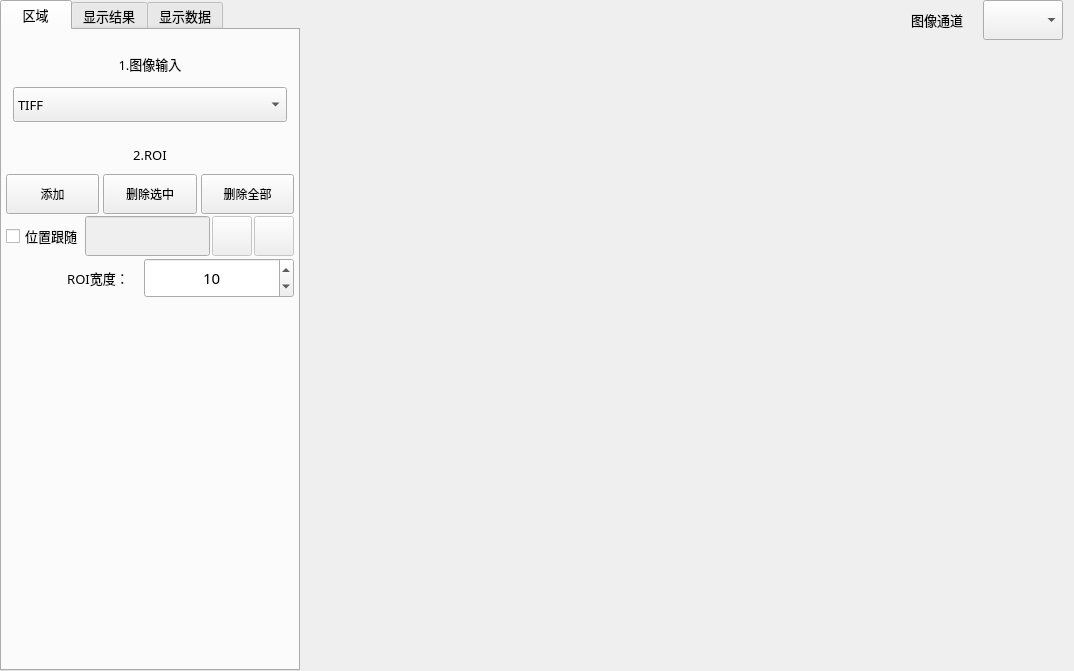
<?xml version="1.0" encoding="UTF-8"?>
<ui version="4.0">
 <class>frmMeasureLineClass</class>
 <widget class="QWidget" name="frmMeasureLineClass">
  <property name="geometry">
   <rect>
    <x>0</x>
    <y>0</y>
    <width>1074</width>
    <height>671</height>
   </rect>
  </property>
  <property name="sizePolicy">
   <sizepolicy hsizetype="Preferred" vsizetype="Preferred">
    <horstretch>0</horstretch>
    <verstretch>0</verstretch>
   </sizepolicy>
  </property>
  <property name="minimumSize">
   <size>
    <width>500</width>
    <height>270</height>
   </size>
  </property>
  <property name="maximumSize">
   <size>
    <width>16777215</width>
    <height>16777215</height>
   </size>
  </property>
  <property name="windowTitle">
   <string>直线测量</string>
  </property>
  <layout class="QVBoxLayout" name="verticalLayout_2">
   <property name="spacing">
    <number>0</number>
   </property>
   <property name="leftMargin">
    <number>0</number>
   </property>
   <property name="topMargin">
    <number>0</number>
   </property>
   <property name="rightMargin">
    <number>0</number>
   </property>
   <property name="bottomMargin">
    <number>0</number>
   </property>
   <item>
    <layout class="QHBoxLayout" name="horizontalLayout" stretch="1,3">
     <property name="spacing">
      <number>0</number>
     </property>
     <item>
      <widget class="QTabWidget" name="tabWidget">
       <property name="sizePolicy">
        <sizepolicy hsizetype="Preferred" vsizetype="Preferred">
         <horstretch>0</horstretch>
         <verstretch>0</verstretch>
        </sizepolicy>
       </property>
       <property name="minimumSize">
        <size>
         <width>300</width>
         <height>550</height>
        </size>
       </property>
       <property name="maximumSize">
        <size>
         <width>16777215</width>
         <height>16777215</height>
        </size>
       </property>
       <property name="font">
        <font>
         <family>微软雅黑</family>
         <pointsize>10</pointsize>
        </font>
       </property>
       <property name="currentIndex">
        <number>0</number>
       </property>
       <property name="movable">
        <bool>false</bool>
       </property>
       <widget class="QWidget" name="ROITab">
        <attribute name="title">
         <string>   区域   </string>
        </attribute>
        <layout class="QVBoxLayout" name="verticalLayout_3" stretch="0,0,1">
         <property name="spacing">
          <number>0</number>
         </property>
         <property name="leftMargin">
          <number>0</number>
         </property>
         <property name="topMargin">
          <number>5</number>
         </property>
         <property name="rightMargin">
          <number>0</number>
         </property>
         <property name="bottomMargin">
          <number>0</number>
         </property>
         <item>
          <widget class="QWidget" name="groupImage_3" native="true">
           <property name="minimumSize">
            <size>
             <width>0</width>
             <height>60</height>
            </size>
           </property>
           <property name="maximumSize">
            <size>
             <width>16777215</width>
             <height>100</height>
            </size>
           </property>
           <property name="font">
            <font>
             <family>微软雅黑</family>
             <pointsize>10</pointsize>
            </font>
           </property>
           <layout class="QVBoxLayout" name="verticalLayout_4">
            <item>
             <widget class="QLabel" name="label_3">
              <property name="minimumSize">
               <size>
                <width>0</width>
                <height>35</height>
               </size>
              </property>
              <property name="text">
               <string>1.图像输入</string>
              </property>
              <property name="alignment">
               <set>Qt::AlignCenter</set>
              </property>
             </widget>
            </item>
            <item>
             <widget class="QComboBox" name="cbx_ImgInPut">
              <property name="minimumSize">
               <size>
                <width>0</width>
                <height>35</height>
               </size>
              </property>
              <property name="editable">
               <bool>false</bool>
              </property>
              <property name="currentIndex">
               <number>4</number>
              </property>
              <item>
               <property name="text">
                <string>JPG</string>
               </property>
              </item>
              <item>
               <property name="text">
                <string>JPEG</string>
               </property>
              </item>
              <item>
               <property name="text">
                <string>PNG</string>
               </property>
              </item>
              <item>
               <property name="text">
                <string>BMP</string>
               </property>
              </item>
              <item>
               <property name="text">
                <string>TIFF</string>
               </property>
              </item>
             </widget>
            </item>
           </layout>
          </widget>
         </item>
         <item>
          <widget class="QWidget" name="groupC4_4" native="true">
           <property name="minimumSize">
            <size>
             <width>0</width>
             <height>160</height>
            </size>
           </property>
           <property name="font">
            <font>
             <family>微软雅黑</family>
             <pointsize>10</pointsize>
            </font>
           </property>
           <layout class="QVBoxLayout" name="verticalLayout_6">
            <property name="spacing">
             <number>2</number>
            </property>
            <property name="leftMargin">
             <number>4</number>
            </property>
            <property name="topMargin">
             <number>4</number>
            </property>
            <property name="rightMargin">
             <number>4</number>
            </property>
            <property name="bottomMargin">
             <number>4</number>
            </property>
            <item>
             <widget class="QLabel" name="label_5">
              <property name="minimumSize">
               <size>
                <width>0</width>
                <height>35</height>
               </size>
              </property>
              <property name="text">
               <string>2.ROI</string>
              </property>
              <property name="alignment">
               <set>Qt::AlignCenter</set>
              </property>
             </widget>
            </item>
            <item>
             <layout class="QHBoxLayout" name="horizontalLayout_11">
              <property name="spacing">
               <number>4</number>
              </property>
              <item>
               <widget class="QPushButton" name="btnSetLine">
                <property name="sizePolicy">
                 <sizepolicy hsizetype="Preferred" vsizetype="Fixed">
                  <horstretch>0</horstretch>
                  <verstretch>0</verstretch>
                 </sizepolicy>
                </property>
                <property name="minimumSize">
                 <size>
                  <width>0</width>
                  <height>40</height>
                 </size>
                </property>
                <property name="font">
                 <font>
                  <family>微软雅黑</family>
                  <pointsize>9</pointsize>
                 </font>
                </property>
                <property name="text">
                 <string>添加</string>
                </property>
               </widget>
              </item>
              <item>
               <widget class="QPushButton" name="btnDeleteSelect">
                <property name="sizePolicy">
                 <sizepolicy hsizetype="Preferred" vsizetype="Fixed">
                  <horstretch>0</horstretch>
                  <verstretch>0</verstretch>
                 </sizepolicy>
                </property>
                <property name="minimumSize">
                 <size>
                  <width>0</width>
                  <height>40</height>
                 </size>
                </property>
                <property name="font">
                 <font>
                  <family>微软雅黑</family>
                  <pointsize>9</pointsize>
                 </font>
                </property>
                <property name="text">
                 <string>删除选中</string>
                </property>
               </widget>
              </item>
              <item>
               <widget class="QPushButton" name="btnClearLine">
                <property name="sizePolicy">
                 <sizepolicy hsizetype="Preferred" vsizetype="Fixed">
                  <horstretch>0</horstretch>
                  <verstretch>0</verstretch>
                 </sizepolicy>
                </property>
                <property name="minimumSize">
                 <size>
                  <width>80</width>
                  <height>40</height>
                 </size>
                </property>
                <property name="font">
                 <font>
                  <family>微软雅黑</family>
                  <pointsize>9</pointsize>
                 </font>
                </property>
                <property name="text">
                 <string>删除全部</string>
                </property>
               </widget>
              </item>
             </layout>
            </item>
            <item>
             <layout class="QHBoxLayout" name="horizontalLayout_13" stretch="0,1,0,0">
              <property name="spacing">
               <number>2</number>
              </property>
              <property name="leftMargin">
               <number>0</number>
              </property>
              <item>
               <widget class="QCheckBox" name="checkUseFollow">
                <property name="sizePolicy">
                 <sizepolicy hsizetype="Preferred" vsizetype="Preferred">
                  <horstretch>0</horstretch>
                  <verstretch>0</verstretch>
                 </sizepolicy>
                </property>
                <property name="text">
                 <string>位置跟随</string>
                </property>
               </widget>
              </item>
              <item>
               <widget class="QLineEdit" name="txtLinkFollow">
                <property name="enabled">
                 <bool>false</bool>
                </property>
                <property name="sizePolicy">
                 <sizepolicy hsizetype="Preferred" vsizetype="Fixed">
                  <horstretch>0</horstretch>
                  <verstretch>0</verstretch>
                 </sizepolicy>
                </property>
                <property name="minimumSize">
                 <size>
                  <width>120</width>
                  <height>40</height>
                 </size>
                </property>
                <property name="font">
                 <font>
                  <family>微软雅黑</family>
                  <pointsize>10</pointsize>
                 </font>
                </property>
                <property name="toolTip">
                 <string>全局变量QString类型</string>
                </property>
                <property name="alignment">
                 <set>Qt::AlignCenter</set>
                </property>
                <property name="readOnly">
                 <bool>false</bool>
                </property>
               </widget>
              </item>
              <item>
               <widget class="QPushButton" name="btnLinkContent">
                <property name="enabled">
                 <bool>false</bool>
                </property>
                <property name="sizePolicy">
                 <sizepolicy hsizetype="Preferred" vsizetype="Fixed">
                  <horstretch>0</horstretch>
                  <verstretch>0</verstretch>
                 </sizepolicy>
                </property>
                <property name="minimumSize">
                 <size>
                  <width>40</width>
                  <height>40</height>
                 </size>
                </property>
                <property name="toolTip">
                 <string>链接发送内容</string>
                </property>
                <property name="text">
                 <string/>
                </property>
                <property name="icon">
                 <iconset resource="../../../QApplication/saribbonresouce.qrc">
                  <normaloff>:/image/icon/images/link.png</normaloff>:/image/icon/images/link.png</iconset>
                </property>
                <property name="iconSize">
                 <size>
                  <width>27</width>
                  <height>27</height>
                 </size>
                </property>
               </widget>
              </item>
              <item>
               <widget class="QPushButton" name="btnDelLinkContent">
                <property name="enabled">
                 <bool>false</bool>
                </property>
                <property name="sizePolicy">
                 <sizepolicy hsizetype="Preferred" vsizetype="Fixed">
                  <horstretch>0</horstretch>
                  <verstretch>0</verstretch>
                 </sizepolicy>
                </property>
                <property name="minimumSize">
                 <size>
                  <width>40</width>
                  <height>40</height>
                 </size>
                </property>
                <property name="toolTip">
                 <string>删除发送内容链接</string>
                </property>
                <property name="text">
                 <string/>
                </property>
                <property name="icon">
                 <iconset resource="../../../QApplication/saribbonresouce.qrc">
                  <normaloff>:/image/icon/images/close.png</normaloff>:/image/icon/images/close.png</iconset>
                </property>
                <property name="iconSize">
                 <size>
                  <width>27</width>
                  <height>27</height>
                 </size>
                </property>
               </widget>
              </item>
             </layout>
            </item>
            <item>
             <layout class="QHBoxLayout" name="horizontalLayout_14">
              <item>
               <spacer name="horizontalSpacer_5">
                <property name="orientation">
                 <enum>Qt::Horizontal</enum>
                </property>
                <property name="sizeHint" stdset="0">
                 <size>
                  <width>40</width>
                  <height>20</height>
                 </size>
                </property>
               </spacer>
              </item>
              <item>
               <widget class="QLabel" name="label_26">
                <property name="minimumSize">
                 <size>
                  <width>80</width>
                  <height>30</height>
                 </size>
                </property>
                <property name="font">
                 <font>
                  <family>微软雅黑</family>
                  <pointsize>10</pointsize>
                 </font>
                </property>
                <property name="text">
                 <string>ROI宽度：</string>
                </property>
                <property name="alignment">
                 <set>Qt::AlignCenter</set>
                </property>
               </widget>
              </item>
              <item>
               <widget class="QSpinBox" name="spinRoiW">
                <property name="sizePolicy">
                 <sizepolicy hsizetype="Preferred" vsizetype="Preferred">
                  <horstretch>0</horstretch>
                  <verstretch>0</verstretch>
                 </sizepolicy>
                </property>
                <property name="minimumSize">
                 <size>
                  <width>150</width>
                  <height>40</height>
                 </size>
                </property>
                <property name="font">
                 <font>
                  <family>微软雅黑</family>
                  <pointsize>11</pointsize>
                 </font>
                </property>
                <property name="alignment">
                 <set>Qt::AlignCenter</set>
                </property>
                <property name="minimum">
                 <number>1</number>
                </property>
                <property name="maximum">
                 <number>100</number>
                </property>
                <property name="value">
                 <number>10</number>
                </property>
               </widget>
              </item>
             </layout>
            </item>
           </layout>
          </widget>
         </item>
         <item>
          <widget class="QWidget" name="ROIwidget" native="true">
           <property name="minimumSize">
            <size>
             <width>0</width>
             <height>100</height>
            </size>
           </property>
           <layout class="QGridLayout" name="ROILayout">
            <property name="leftMargin">
             <number>0</number>
            </property>
            <property name="topMargin">
             <number>0</number>
            </property>
            <property name="rightMargin">
             <number>0</number>
            </property>
            <property name="bottomMargin">
             <number>0</number>
            </property>
            <property name="spacing">
             <number>0</number>
            </property>
           </layout>
          </widget>
         </item>
        </layout>
       </widget>
       <widget class="QWidget" name="tab_3">
        <attribute name="title">
         <string>显示结果</string>
        </attribute>
        <layout class="QGridLayout" name="gridLayout_3">
         <property name="leftMargin">
          <number>0</number>
         </property>
         <property name="topMargin">
          <number>0</number>
         </property>
         <property name="rightMargin">
          <number>0</number>
         </property>
         <property name="bottomMargin">
          <number>0</number>
         </property>
         <property name="spacing">
          <number>0</number>
         </property>
         <item row="0" column="0">
          <widget class="QWidget" name="widget_Result" native="true">
           <layout class="QGridLayout" name="ResultLayout">
            <property name="leftMargin">
             <number>0</number>
            </property>
            <property name="topMargin">
             <number>0</number>
            </property>
            <property name="rightMargin">
             <number>0</number>
            </property>
            <property name="bottomMargin">
             <number>0</number>
            </property>
            <property name="spacing">
             <number>0</number>
            </property>
           </layout>
          </widget>
         </item>
        </layout>
       </widget>
       <widget class="QWidget" name="tab_2">
        <attribute name="title">
         <string>显示数据</string>
        </attribute>
        <layout class="QGridLayout" name="gridLayout_2">
         <property name="leftMargin">
          <number>0</number>
         </property>
         <property name="topMargin">
          <number>0</number>
         </property>
         <property name="rightMargin">
          <number>0</number>
         </property>
         <property name="bottomMargin">
          <number>0</number>
         </property>
         <property name="spacing">
          <number>0</number>
         </property>
         <item row="0" column="0">
          <widget class="QWidget" name="widget_show" native="true">
           <layout class="QVBoxLayout" name="verticalLayout_9">
            <property name="spacing">
             <number>0</number>
            </property>
            <property name="leftMargin">
             <number>0</number>
            </property>
            <property name="topMargin">
             <number>0</number>
            </property>
            <property name="rightMargin">
             <number>0</number>
            </property>
            <property name="bottomMargin">
             <number>0</number>
            </property>
            <item>
             <widget class="QWidget" name="gImage" native="true">
              <property name="sizePolicy">
               <sizepolicy hsizetype="Preferred" vsizetype="Fixed">
                <horstretch>0</horstretch>
                <verstretch>0</verstretch>
               </sizepolicy>
              </property>
              <property name="minimumSize">
               <size>
                <width>0</width>
                <height>40</height>
               </size>
              </property>
              <property name="maximumSize">
               <size>
                <width>16777215</width>
                <height>16777215</height>
               </size>
              </property>
              <property name="font">
               <font>
                <family>微软雅黑</family>
                <pointsize>9</pointsize>
               </font>
              </property>
              <layout class="QHBoxLayout" name="horizontalLayout_10" stretch="0,0,1">
               <property name="spacing">
                <number>2</number>
               </property>
               <property name="leftMargin">
                <number>5</number>
               </property>
               <property name="topMargin">
                <number>0</number>
               </property>
               <property name="rightMargin">
                <number>0</number>
               </property>
               <property name="bottomMargin">
                <number>0</number>
               </property>
               <item>
                <widget class="QPushButton" name="btnADD_2">
                 <property name="sizePolicy">
                  <sizepolicy hsizetype="Preferred" vsizetype="Fixed">
                   <horstretch>0</horstretch>
                   <verstretch>0</verstretch>
                  </sizepolicy>
                 </property>
                 <property name="minimumSize">
                  <size>
                   <width>40</width>
                   <height>40</height>
                  </size>
                 </property>
                 <property name="contextMenuPolicy">
                  <enum>Qt::CustomContextMenu</enum>
                 </property>
                 <property name="icon">
                  <iconset resource="../../../QApplication/saribbonresouce.qrc">
                   <normaloff>:/skin/icon/icon/icons/light/appbar.add.png</normaloff>:/skin/icon/icon/icons/light/appbar.add.png</iconset>
                 </property>
                </widget>
               </item>
               <item>
                <widget class="QPushButton" name="btnDelete_2">
                 <property name="sizePolicy">
                  <sizepolicy hsizetype="Preferred" vsizetype="Preferred">
                   <horstretch>0</horstretch>
                   <verstretch>0</verstretch>
                  </sizepolicy>
                 </property>
                 <property name="minimumSize">
                  <size>
                   <width>40</width>
                   <height>40</height>
                  </size>
                 </property>
                 <property name="icon">
                  <iconset resource="../../../QApplication/saribbonresouce.qrc">
                   <normaloff>:/skin/icon/icon/icons/light/delete.png</normaloff>:/skin/icon/icon/icons/light/delete.png</iconset>
                 </property>
                </widget>
               </item>
               <item>
                <spacer name="horizontalSpacer_6">
                 <property name="orientation">
                  <enum>Qt::Horizontal</enum>
                 </property>
                 <property name="sizeHint" stdset="0">
                  <size>
                   <width>40</width>
                   <height>20</height>
                  </size>
                 </property>
                </spacer>
               </item>
              </layout>
             </widget>
            </item>
            <item>
             <widget class="QWidget" name="widget_Show" native="true">
              <layout class="QGridLayout" name="ShowLayout">
               <property name="leftMargin">
                <number>0</number>
               </property>
               <property name="topMargin">
                <number>0</number>
               </property>
               <property name="rightMargin">
                <number>0</number>
               </property>
               <property name="bottomMargin">
                <number>0</number>
               </property>
               <property name="spacing">
                <number>0</number>
               </property>
              </layout>
             </widget>
            </item>
           </layout>
           <zorder>widget_Show</zorder>
           <zorder>gImage</zorder>
          </widget>
         </item>
        </layout>
       </widget>
      </widget>
     </item>
     <item>
      <layout class="QGridLayout" name="imageLayout">
       <property name="spacing">
        <number>1</number>
       </property>
       <item row="0" column="0">
        <widget class="QWidget" name="widget" native="true">
         <property name="minimumSize">
          <size>
           <width>0</width>
           <height>30</height>
          </size>
         </property>
         <property name="maximumSize">
          <size>
           <width>16777215</width>
           <height>50</height>
          </size>
         </property>
         <layout class="QHBoxLayout" name="horizontalLayout_5">
          <property name="spacing">
           <number>0</number>
          </property>
          <property name="topMargin">
           <number>0</number>
          </property>
          <property name="bottomMargin">
           <number>0</number>
          </property>
          <item>
           <spacer name="horizontalSpacer_4">
            <property name="orientation">
             <enum>Qt::Horizontal</enum>
            </property>
            <property name="sizeHint" stdset="0">
             <size>
              <width>40</width>
              <height>20</height>
             </size>
            </property>
           </spacer>
          </item>
          <item>
           <widget class="QWidget" name="widget_Img" native="true">
            <layout class="QHBoxLayout" name="LayOut_Img_2">
             <property name="leftMargin">
              <number>0</number>
             </property>
             <property name="topMargin">
              <number>0</number>
             </property>
             <property name="rightMargin">
              <number>0</number>
             </property>
             <property name="bottomMargin">
              <number>0</number>
             </property>
             <item>
              <widget class="QLabel" name="label_8">
               <property name="minimumSize">
                <size>
                 <width>80</width>
                 <height>40</height>
                </size>
               </property>
               <property name="font">
                <font>
                 <family>微软雅黑</family>
                 <pointsize>10</pointsize>
                </font>
               </property>
               <property name="text">
                <string>图像通道</string>
               </property>
               <property name="alignment">
                <set>Qt::AlignCenter</set>
               </property>
              </widget>
             </item>
             <item>
              <widget class="QComboBox" name="cbx_Camerachannal">
               <property name="minimumSize">
                <size>
                 <width>80</width>
                 <height>40</height>
                </size>
               </property>
               <property name="font">
                <font>
                 <family>微软雅黑</family>
                 <pointsize>10</pointsize>
                </font>
               </property>
              </widget>
             </item>
            </layout>
           </widget>
          </item>
         </layout>
        </widget>
       </item>
       <item row="1" column="0">
        <widget class="QStackedWidget" name="stackedWidget">
         <property name="currentIndex">
          <number>0</number>
         </property>
         <widget class="QWidget" name="ImgShow">
          <layout class="QGridLayout" name="imageShowLayout">
           <property name="leftMargin">
            <number>0</number>
           </property>
           <property name="topMargin">
            <number>0</number>
           </property>
           <property name="rightMargin">
            <number>0</number>
           </property>
           <property name="bottomMargin">
            <number>0</number>
           </property>
           <property name="spacing">
            <number>0</number>
           </property>
          </layout>
         </widget>
        </widget>
       </item>
      </layout>
     </item>
    </layout>
   </item>
  </layout>
 </widget>
 <layoutdefault spacing="6" margin="11"/>
 <resources>
  <include location="../../../QApplication/saribbonresouce.qrc"/>
 </resources>
 <connections>
  <connection>
   <sender>checkUseFollow</sender>
   <signal>toggled(bool)</signal>
   <receiver>txtLinkFollow</receiver>
   <slot>setEnabled(bool)</slot>
   <hints>
    <hint type="sourcelabel">
     <x>31</x>
     <y>217</y>
    </hint>
    <hint type="destinationlabel">
     <x>109</x>
     <y>215</y>
    </hint>
   </hints>
  </connection>
  <connection>
   <sender>checkUseFollow</sender>
   <signal>toggled(bool)</signal>
   <receiver>btnLinkContent</receiver>
   <slot>setEnabled(bool)</slot>
   <hints>
    <hint type="sourcelabel">
     <x>18</x>
     <y>225</y>
    </hint>
    <hint type="destinationlabel">
     <x>218</x>
     <y>219</y>
    </hint>
   </hints>
  </connection>
  <connection>
   <sender>checkUseFollow</sender>
   <signal>toggled(bool)</signal>
   <receiver>btnDelLinkContent</receiver>
   <slot>setEnabled(bool)</slot>
   <hints>
    <hint type="sourcelabel">
     <x>43</x>
     <y>223</y>
    </hint>
    <hint type="destinationlabel">
     <x>285</x>
     <y>226</y>
    </hint>
   </hints>
  </connection>
 </connections>
</ui>
